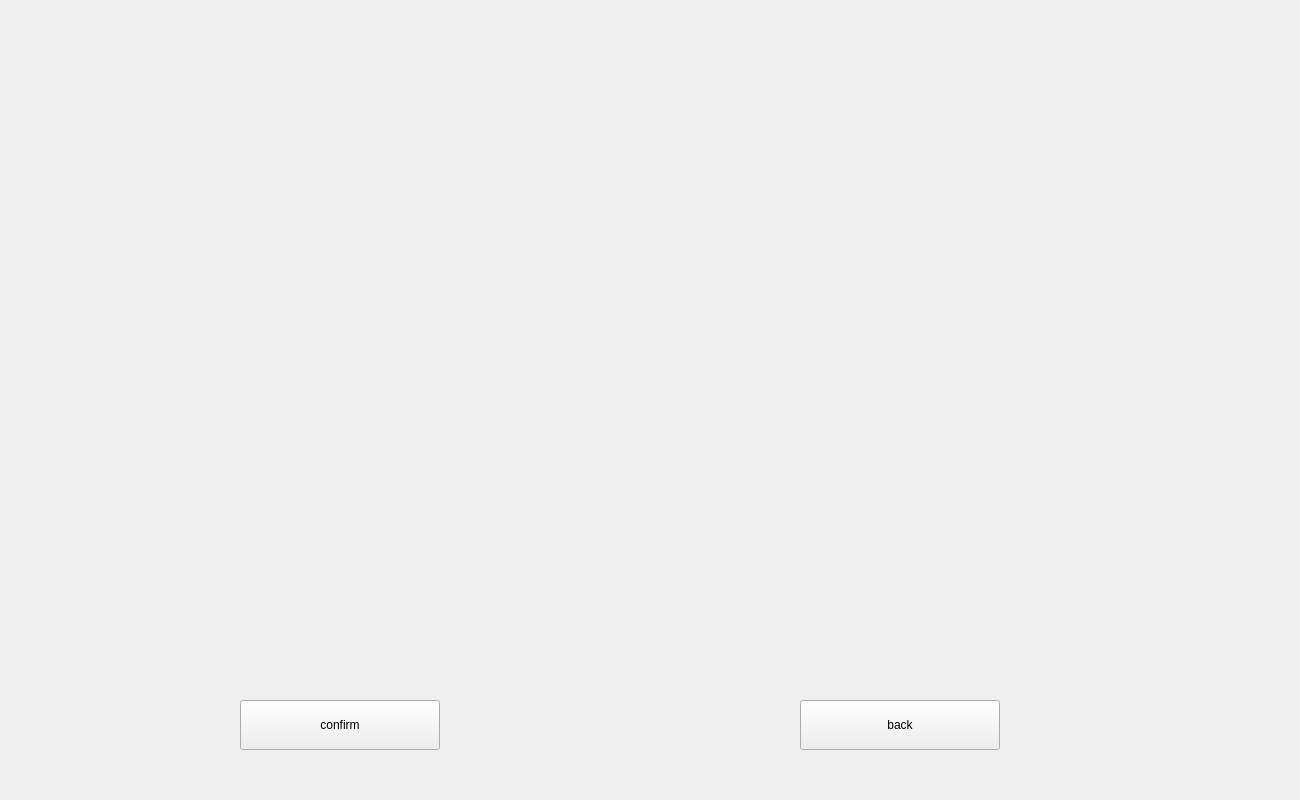
<?xml version="1.0" encoding="UTF-8"?>
<ui version="4.0">
 <class>map</class>
 <widget class="QWidget" name="map">
  <property name="geometry">
   <rect>
    <x>0</x>
    <y>0</y>
    <width>1300</width>
    <height>800</height>
   </rect>
  </property>
  <property name="windowTitle">
   <string>Form</string>
  </property>
  <widget class="MyLabel" name="label">
   <property name="geometry">
    <rect>
     <x>0</x>
     <y>0</y>
     <width>551</width>
     <height>668</height>
    </rect>
   </property>
   <property name="text">
    <string/>
   </property>
   <property name="pixmap">
    <pixmap>map.png</pixmap>
   </property>
   <property name="scaledContents">
    <bool>true</bool>
   </property>
  </widget>
  <widget class="QPushButton" name="pushButton">
   <property name="geometry">
    <rect>
     <x>240</x>
     <y>700</y>
     <width>200</width>
     <height>50</height>
    </rect>
   </property>
   <property name="text">
    <string>confirm</string>
   </property>
  </widget>
  <widget class="QPushButton" name="pushButton_2">
   <property name="geometry">
    <rect>
     <x>800</x>
     <y>700</y>
     <width>200</width>
     <height>50</height>
    </rect>
   </property>
   <property name="text">
    <string>back</string>
   </property>
  </widget>
  <widget class="QLabel" name="imagelabel">
   <property name="geometry">
    <rect>
     <x>550</x>
     <y>0</y>
     <width>800</width>
     <height>668</height>
    </rect>
   </property>
   <property name="minimumSize">
    <size>
     <width>800</width>
     <height>0</height>
    </size>
   </property>
   <property name="text">
    <string/>
   </property>
  </widget>
 </widget>
 <customwidgets>
  <customwidget>
   <class>MyLabel</class>
   <extends>QLabel</extends>
   <header>mylabel.h</header>
  </customwidget>
 </customwidgets>
 <resources/>
 <connections/>
</ui>
